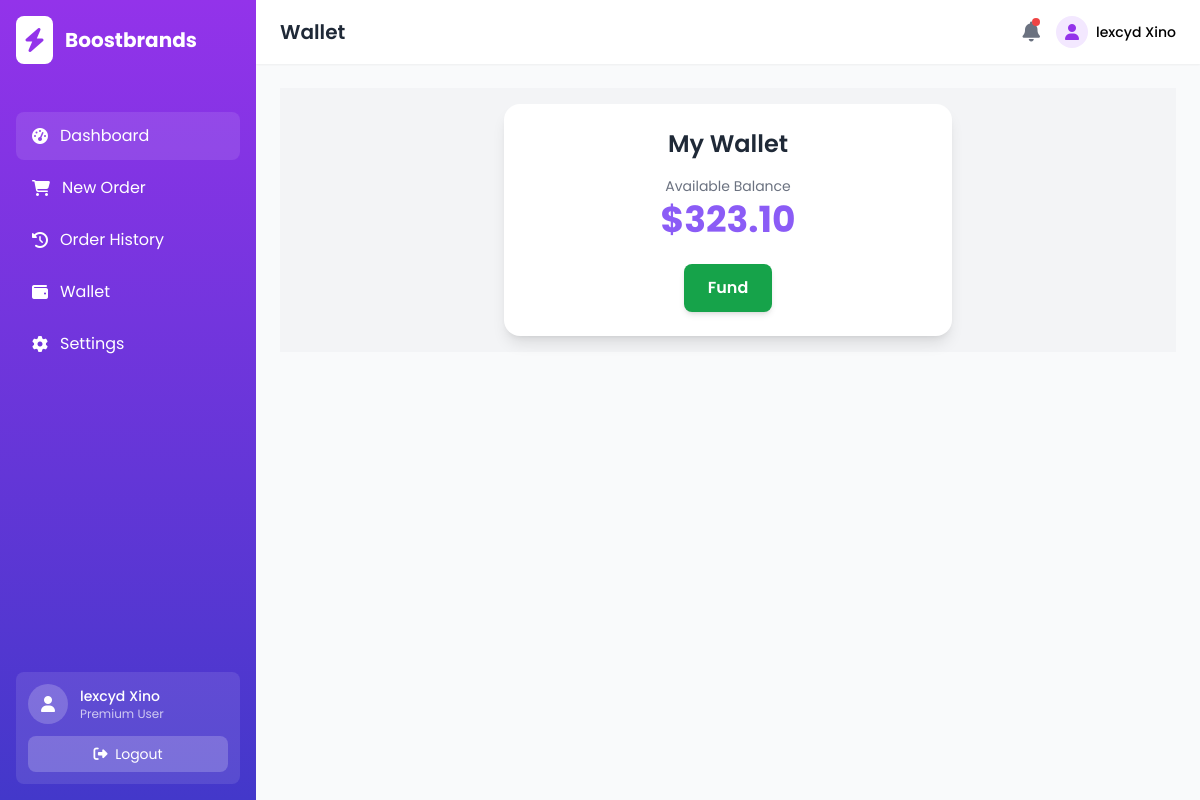
The app's page /wallet.php (signed in), older data.
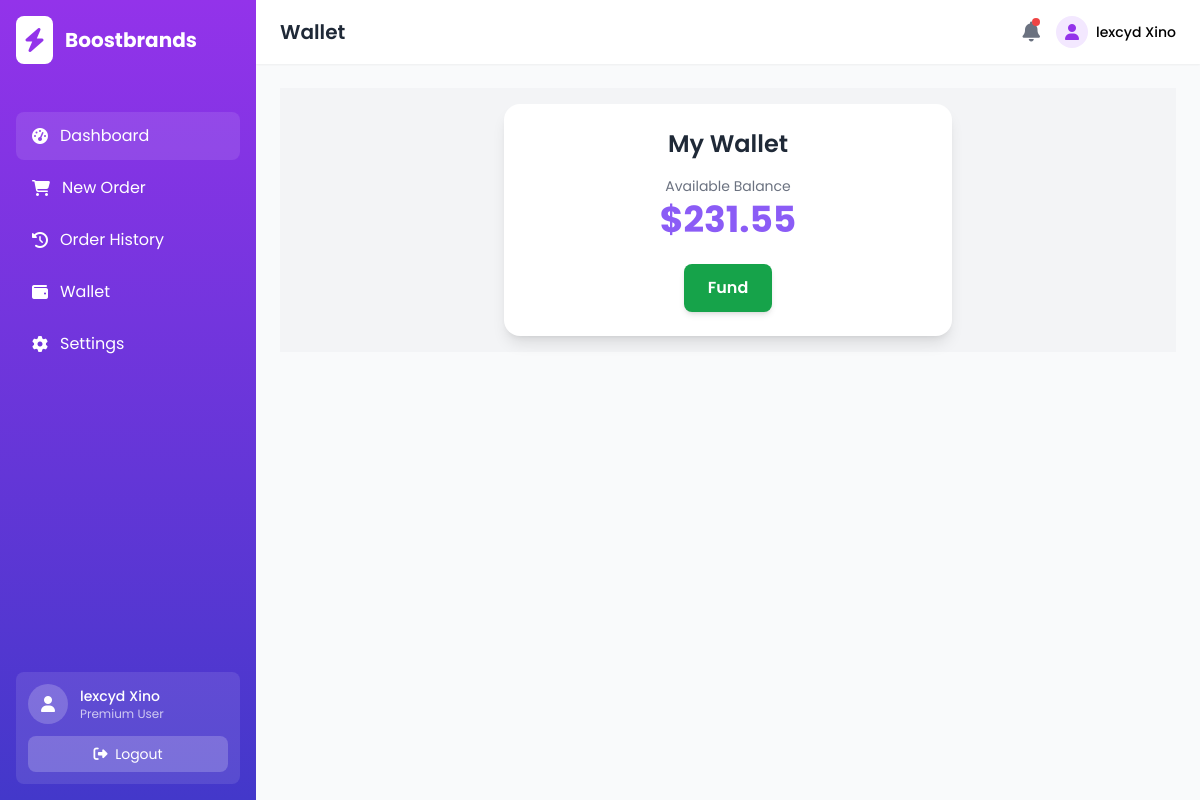
The same page, newer data.
### tables this page shows
CREATE TABLE IF NOT EXISTS `wallet` (
  `id` int NOT NULL AUTO_INCREMENT,
  `userId` int NOT NULL,
  `balance` decimal(11,2) NOT NULL DEFAULT '0.00',
  PRIMARY KEY (`id`),
  KEY `user_id` (`userId`)
);

### wallet.php (the view, shortened to what the changed rows need)
<?php
    include_once 'inc/database.php';
        $userId = $_SESSION['id'];
        $sqlWallet = 'SELECT balance FROM wallet WHERE userId = :userId';
        $stmtWallet = $pdo->prepare($sqlWallet);
        $stmtWallet->execute(['userId' => $userId]);
        $rowWallet = $stmtWallet->fetch();
?>
<!DOCTYPE html>
<html lang="en">
<head>
    <script src="https://cdn.tailwindcss.com"></script>
    <link rel="stylesheet" href="https://cdnjs.cloudflare.com/ajax/libs/font-awesome/6.4.0/css/all.min.css">
</head>
<body class="bg-gray-50">
    <div class="flex h-screen overflow-hidden">
        <div class="sidebar relative bg-gradient-to-b from-purple-600 to-indigo-700 text-white w-64 flex-shrink-0 flex flex-col">
            <div class="p-4 flex items-center space-x-3">
                <h1 class="text-xl font-bold">Boostbrands</h1>
            </div>
        </div>
        <div class="flex-1 flex flex-col overflow-hidden">
            <header class="bg-white shadow-sm z-10">
                <div class="flex items-center justify-between px-6 py-4">
                    <div class="flex items-center">
                        <h2 class="text-xl font-semibold text-gray-800">Wallet</h2>
                    </div>
                </div>
            </header>
            <main class="flex-1 overflow-y-auto p-4 md:p-6 bg-gray-50">
                <div class=" bg-gray-100 flex items-center justify-center p-4">
                    <div class="bg-white shadow-lg rounded-2xl p-6 max-w-md w-full">
                        <div class=" mb-4">
                            <h2 class="text-2xl font-semibold text-gray-800 text-center">My Wallet</h2>
                        </div>
                        <div class="mb-6 text-center">
                            <p class="text-sm text-gray-500">Available Balance</p>
                            <h1 class="text-4xl font-bold text-secondary mt-1">$<?php echo number_format($rowWallet -> balance, 2) ?></h1>
                        </div>
                    </div>
            </main>
        </div>
    </div>
</body>
</html>

Row changes from the older to the newer data that the page shows:
changed wallet: balance "323.10" → "231.55"
